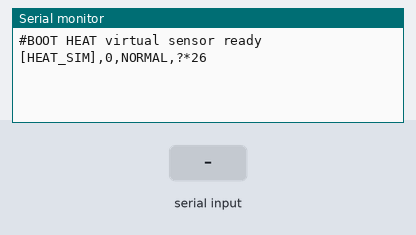
Recording of a sketch running on a simulated Arduino Uno, built with avr-gcc and run on an emulated ATmega328P. On the bench: the last lines printed to the serial monitor. Inputs (shaded band) come from the test bench.

Above: at 1.2 s.
1.3 s: "SCN 1\n" received over Serial
At 1.9 s:
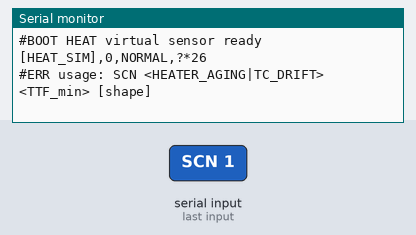
3.5 s: "AUTO 1\n" received over Serial
At 3.9 s:
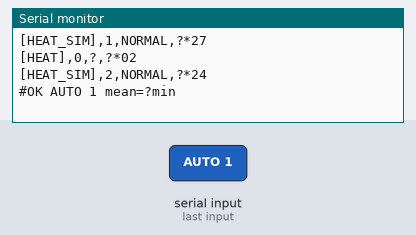
5.0 s: "REPAIR 1\n" received over Serial
At 5.4 s:
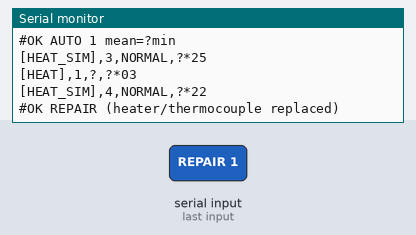
6.5 s: "STATUS 1\n" received over Serial
At 6.81 s:
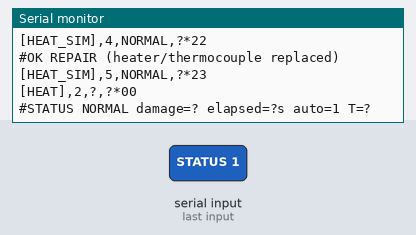
9.5 s: "90 45 200\n" received over Serial
At 9.9 s:
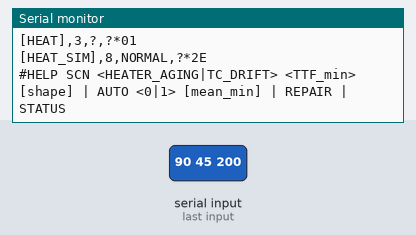
Timing chart, 0 to 12.5 s (numbered marks = the images above; inputs shaded):
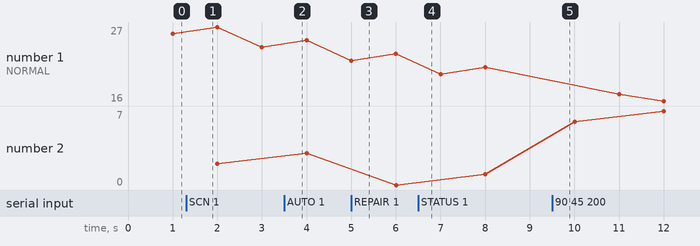

Measured:
- after the input at 1.3 s, the serial monitor: prints a new line at once (image 1)
- after the input at 3.5 s, the serial monitor: prints a new line at once (image 2)
- after the input at 5.0 s, the serial monitor: prints a new line at once (image 3)
- after the input at 6.5 s, the serial monitor: prints a new line at once (image 4)
- after the input at 9.5 s, the serial monitor: prints a new line at once (image 5)

The sketch:

Heat_Equipment.ino
```cpp
/*
 * 3호기 열처리로(Heat Treatment Furnace) 가상 센서 보드  —  Arduino UNO R4 Minima
 * ---------------------------------------------------------------------------
 * 출력 (2s):  [HEAT],<seq>,<temperature_C>,<carbon_ratio>*<XOR-HEX>
 * 진실값(1Hz): [HEAT_SIM],<seq>,<scenario>,<damage>*<XOR-HEX>
 *
 * 물리 모델: 1차 열용량 모델 + PI 온도 제어 (0.1s 적분)
 *   C·dT/dt = Q_heater - k·(T - 25℃) - 장입 부하,  시정수 τ = C/k = 600s
 *   제어기는 '제어용 열전대'를 보고 850℃ 를 유지, 출력되는 온도는 별도 '감시용 열전대' 값
 *   부품 장입 시 수 ℃ 의 온도 강하가 무작위로 발생하고 제어기가 회복시킨다
 *   탄소 농도: 분위기 탄소 포텐셜 0.425 ± 느린 변동 (기록 전용, 판정 없음)
 *
 * 열화 시나리오 (서서히 진행, REPAIR 전까지 회복 없음)
 *   HEATER_AGING  히터 소선 열화로 최대 출력 감소. 여유가 남아 있는 동안 제어기가 보상해
 *                 온도는 정상으로 보이다가, 장입 후 회복이 점점 느려지고(전조), 출력이 포화되면
 *                 온도가 내려가기 시작 → D=1 에서 평형온도 830℃ (온도 드랍)
 *   TC_DRIFT      제어용 열전대 열화로 실제보다 낮게 지시 → 제어기가 실제 온도를 올림
 *                 → 감시 온도가 서서히 상승, D=1 에서 870℃ (과온도)
 * 명령: SCN <HEATER_AGING|TC_DRIFT> <TTF분> [shape] | AUTO <0|1> [분] | REPAIR | STATUS
 */
#include <Arduino.h>

#define REPORT_MS 2000
#define STEP_MS 100
#define BOARD_TAG "HEAT"

// ---------------- 공통 유틸 (보드별 스케치에 동일 복사) ----------------
static uint32_t rngState = 2463534242UL;
static inline uint32_t rngNext() { rngState ^= rngState << 13; rngState ^= rngState >> 17; rngState ^= rngState << 5; return rngState; }
static inline float clampf(float v, float lo, float hi) { return v < lo ? lo : (v > hi ? hi : v); }
static inline float urand() { return (rngNext() >> 8) * (1.0f / 16777216.0f); }            // [0,1)
static inline float urandRange(float a, float b) { return a + (b - a) * urand(); }
static float gaussSpare = 0; static bool gaussHasSpare = false;
static float gauss() {                                                                    // N(0,1)
    if (gaussHasSpare) { gaussHasSpare = false; return gaussSpare; }
    float u1 = urand(); if (u1 < 1e-7f) u1 = 1e-7f;
    float u2 = urand();
    float r = sqrtf(-2.0f * logf(u1)), th = 2.0f * (float)PI * u2;
    gaussSpare = r * sinf(th); gaussHasSpare = true;
    return r * cosf(th);
}
static void emitLine(char* body) {                // body + "*CS" + CRLF, 한 번에 출력
    uint8_t cs = 0; for (char* p = body; *p; ++p) cs ^= (uint8_t)*p;
    size_t n = strlen(body);
    snprintf(body + n, 6, "*%02X", cs);
    Serial.println(body);
}
static char cmdBuf[64]; static uint8_t cmdLen = 0;
static bool pollCommand() {
    while (Serial.available() > 0) {
        int c = Serial.read(); if (c < 0) break;
        if (c == '\n' || c == '\r') { if (cmdLen) { cmdBuf[cmdLen] = 0; cmdLen = 0; return true; } }
        else if (cmdLen < sizeof(cmdBuf) - 1) cmdBuf[cmdLen++] = (char)c;
    }
    return false;
}
struct Degradation {
    int   scenario = 0;      // 0 = 정상
    float ttfSec = 0, shape = 2.0f, elapsed = 0, speed = 1.0f, damage = 0;
    void start(int s, float ttfMin, float shp) { scenario = s; ttfSec = ttfMin * 60.0f; shape = shp; elapsed = 0; speed = 1.0f; damage = 0; }
    void repair() { scenario = 0; damage = 0; elapsed = 0; }
    void step(float dt) {
        if (!scenario) return;
        speed += 0.02f * gauss() * sqrtf(dt);                 // 진행 속도 랜덤워크
        speed = clampf(speed, 0.7f, 1.3f);
        elapsed += dt * speed;
        damage = powf(elapsed / ttfSec, shape);
        if (damage > 1.6f) damage = 1.6f;                      // 고장 후 악화 상한
    }
};
static bool autoMode = false; static float autoMeanMin = 60.0f;
// ----------------------------------------------------------------------

enum { SC_NONE = 0, SC_HEATER_AGING, SC_TC_DRIFT, SC_COUNT };
static const char* SC_NAME[SC_COUNT] = {"NORMAL", "HEATER_AGING", "TC_DRIFT"};

static Degradation deg;
static unsigned long lastStepMs = 0, lastReportMs = 0, lastSecMs = 0;
static uint32_t seqData = 0, seqSim = 0;

// 열 모델 상수 (k=1 로 정규화한 출력 단위)
static const float T_AMB = 25.0f, TAU = 600.0f, SETPOINT = 850.0f;
// 정상 소요 출력 = 열손실 825 + 평균 장입 부하 67 = 892
static const float Q_MAX_NEW = 1025.0f;                 // 신품 히터 최대 출력 (여유 15%)
static const float Q_MAX_AT_FAIL = 872.0f;              // D=1 에서 평균 평형온도 830℃ 가 되는 출력
static const float KP = 25.0f, KI = 0.25f;
static float Ttrue = SETPOINT, integ = 892.0f / KI, loadDip = 0, carbon = 0.425f;

static void handleCommand(char* cmd) {
    char out[96];
    char* tok = strtok(cmd, " ");
    if (!tok) return;
    if (!strcmp(tok, "SCN")) {
        char* name = strtok(nullptr, " "); char* ttf = strtok(nullptr, " "); char* shp = strtok(nullptr, " ");
        int s = 0; for (int i = 1; i < SC_COUNT; ++i) if (name && !strcmp(name, SC_NAME[i])) s = i;
        float m = ttf ? (float)atof(ttf) : 0;
        if (!s || m <= 0) { Serial.println("#ERR usage: SCN <HEATER_AGING|TC_DRIFT> <TTF_min> [shape]"); return; }
        deg.start(s, m, shp ? (float)atof(shp) : 1.0f);
        snprintf(out, sizeof(out), "#OK SCN %s ttf=%.1fmin shape=%.2f", SC_NAME[s], m, deg.shape); Serial.println(out);
    } else if (!strcmp(tok, "AUTO")) {
        char* on = strtok(nullptr, " "); char* mean = strtok(nullptr, " ");
        autoMode = on && atoi(on); if (mean) autoMeanMin = (float)atof(mean);
        snprintf(out, sizeof(out), "#OK AUTO %d mean=%.0fmin", autoMode ? 1 : 0, autoMeanMin); Serial.println(out);
    } else if (!strcmp(tok, "REPAIR")) {
        deg.repair(); Serial.println("#OK REPAIR (heater/thermocouple replaced)");
    } else if (!strcmp(tok, "STATUS")) {
        snprintf(out, sizeof(out), "#STATUS %s damage=%.3f elapsed=%.0fs auto=%d T=%.1f", SC_NAME[deg.scenario], deg.damage, deg.elapsed, autoMode ? 1 : 0, Ttrue);
        Serial.println(out);
    } else {
        Serial.println("#HELP SCN <HEATER_AGING|TC_DRIFT> <TTF_min> [shape] | AUTO <0|1> [mean_min] | REPAIR | STATUS");
    }
}

void setup() {
    Serial.begin(115200);
    unsigned long t0 = millis();
    while (!Serial && (millis() - t0 < 1500)) {}
    rngState ^= (uint32_t)analogRead(A2) * 2654435761UL ^ micros();
    if (!rngState) rngState = 1;
    lastStepMs = lastReportMs = lastSecMs = millis();
    Serial.println("#BOOT HEAT virtual sensor ready");
}

static void physicsStep(float dt) {
    float dAge   = deg.scenario == SC_HEATER_AGING ? deg.damage : 0;
    float dDrift = deg.scenario == SC_TC_DRIFT ? deg.damage : 0;
    float qMax = Q_MAX_NEW - (Q_MAX_NEW - Q_MAX_AT_FAIL) * dAge;
    float tcControl = Ttrue - 20.0f * dDrift + 0.3f * gauss();   // 제어용 열전대 (드리프트 시 낮게 지시)
    float e = SETPOINT - tcControl;
    float u = KP * e + KI * integ;
    if (u > qMax) u = qMax; else if (u < 0) u = 0;
    else integ += e * dt;                                        // 포화 시 적분 정지 (anti-windup)
    loadDip *= expf(-dt / 20.0f);                                // 장입 부하는 20s 동안 흡수
    float dTdt = (u - (Ttrue - T_AMB) - loadDip) / TAU;
    Ttrue += dTdt * dt;
}

void loop() {
    if (pollCommand()) handleCommand(cmdBuf);
    unsigned long now = millis();

    while (now - lastStepMs >= STEP_MS) { lastStepMs += STEP_MS; physicsStep(STEP_MS / 1000.0f); }

    if (now - lastSecMs >= 1000) {
        lastSecMs += 1000;
        deg.step(1.0f);
        if (autoMode && deg.scenario == SC_NONE && urand() < 1.0f / (autoMeanMin * 60.0f)) {
            int s = 1 + (int)(urand() * (SC_COUNT - 1)); if (s >= SC_COUNT) s = SC_COUNT - 1;
            deg.start(s, urandRange(15.0f, 45.0f), 1.0f);
            char o[64]; snprintf(o, sizeof(o), "#AUTO start %s ttf=%.1fmin", SC_NAME[s], deg.ttfSec / 60); Serial.println(o);
        }
        if (urand() < 1.0f / 30.0f) loadDip += urandRange(60.0f, 140.0f);   // 평균 30s 마다 부품 장입
        carbon += 0.02f * (0.425f - carbon) + 0.0015f * gauss();
        char body[80];
        snprintf(body, sizeof(body), "[%s_SIM],%lu,%s,%.4f", BOARD_TAG, (unsigned long)seqSim++, SC_NAME[deg.scenario], deg.damage);
        emitLine(body);
    }

    if (now - lastReportMs < REPORT_MS) return;
    lastReportMs += REPORT_MS;
    float tMonitor = Ttrue + 0.4f * gauss();                     // 감시용 열전대
    float cMeas = carbon + 0.003f * gauss();
    char body[64];
    snprintf(body, sizeof(body), "[%s],%lu,%.1f,%.3f", BOARD_TAG, (unsigned long)seqData++, tMonitor, cMeas);
    emitLine(body);
}
```
